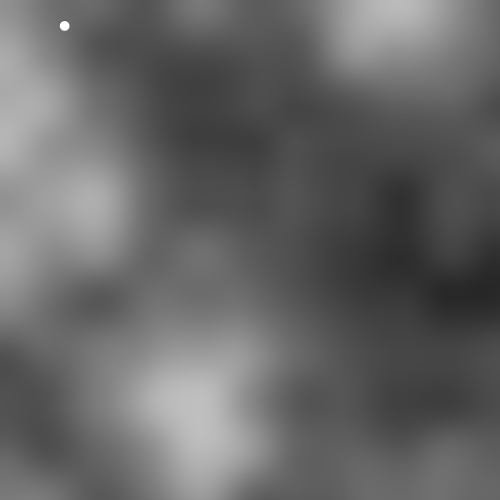
Frame 1 (no input)
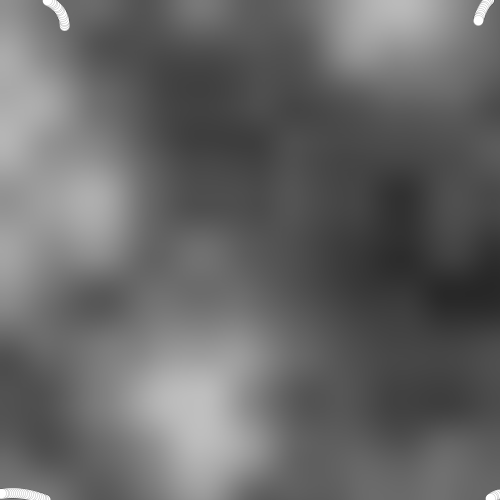
Frame 60 (the mouse pressed at the canvas centre just before this capture)
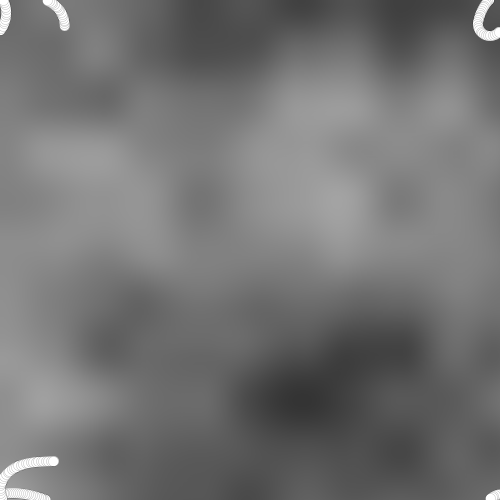
Frame 120 (the mouse held since frame 60 and released just before this capture)

The Processing sketch that drew these frames (run headless with seeded random() and noise(); from frame 60 on, the mouse is pressed at the canvas centre):

// Processing sketch: noiseDrawing
// ── noiseDrawing.pde
float scale=.005;

// PGraphics are Processing's core graphics and rendering context
// We can create and render to PGraphics objects off screen and treat as layers

PGraphics noise;
PGraphics path;

boolean showNoise=true; // use 'n' key to toggle
boolean showPath=true; // use 'p' key to toggle
boolean showMover=false; // use 'm' key to toggle

Mover mover = new Mover();

void setup() {
  size(500, 500);
  noise = createGraphics(width, height);
  path = createGraphics(width, height);
  background(255);
}

void draw() {
  
  background(255);
  
  // draw the noise to a PGraphics object
  drawNoise(noise);
  // display the noise?
  if (showNoise) image(noise, 0, 0);
  
  // use the coordinates of a mover to draw a path a PGraphics object
  drawPath(path, mover);
  // show the path?
  if (showPath) image(path, 0, 0);

  // calculate and apply the force from the noise
  mover.forceB(forceFromBrightness(noise, mover));
  // move the mover
  mover.update();
  // draw?
  if (showMover) mover.render();
  
}

float forceFromBrightness(PGraphics _graphic, Mover _mover){
  // grab the pixel value from where the mover is 
  color pixel = _graphic.pixels[int(_mover.position.x)+int(_mover.position.y)*width];
  
  float force = (brightness(pixel)/255)-0.5;
  return force;
}

void drawPath(PGraphics _graphic, Mover _mover) {
  _graphic.beginDraw();
  _graphic.strokeWeight(0);
  _graphic.fill(255);
  _graphic.circle(_mover.position.x, _mover.position.y, _mover.r*2);
  _graphic.endDraw();
}

void drawNoise(PGraphics _graphic) {
  noiseDetail(3);
  _graphic.beginDraw();
  _graphic.loadPixels();
  for ( int y = 0; y < height; y++ ) {
    for ( int x = 0; x < width; x++ ) {
      float noise = noise(x*scale, y*scale, scale*(mouseY+mouseX)/2);
      _graphic.pixels[y*width+x] = color(map(noise, 0, 1, 0, 255));
    }
  }
  _graphic.updatePixels();
  _graphic.endDraw();
}

// ── Mover.pde

class Mover {
  float k = 0.001; //friction coeff used for drag
  float maxforce = 10;
  float maxspeed = 5;
  boolean wrapEdges=true;
  boolean drag=true;

  float m = 1, r = 5;  
  PVector position = new PVector();
  PVector velocity = new PVector();
  PVector acceleration = new PVector();

  Mover() {
    position = new PVector(random(width), random(height));
    velocity = PVector.random2D().setMag(2);
  }

  Mover(float _x, float _y, float _m, float _r) {
    position = new PVector( _x, _y);
    m = _m;
    r = _r;
  }

  Mover(PVector _position, float _m, float _r) {
    position = _position.copy();
    m = _m;
    r = _r;
  }

  Mover(float _x, float _y) {
    position = new PVector( _x, _y);
  }
  
  // B for "magnetic field" force is perpendicular to the direction of motion
  void forceB(float _strength) {
    applyForce(velocity.copy().rotate(PI/2).setMag(velocity.mag()*_strength));
  }

  void drag() {
    // Magnitude is coefficient * speed squared
    applyForce(velocity.copy().setMag(-k*pow(velocity.mag(), 2)));
  }

  void applyForce(PVector _force) {
    // acceleration = force / mass
    acceleration.add(_force.limit(maxforce).div(m));
  }

  // Method to update position
  void update() {  
    position.add(velocity.add(acceleration).limit(maxspeed));
    acceleration.mult(0);
    if (drag)drag();
    if (wrapEdges) {
      boundaryWrap();
    } else {
      boundaryCollision();
    }
  }

  void render() {  
    stroke(0);
    strokeWeight(1);
    noFill();
    circle(position.x, position.y, 2*r);
  }

  void boundaryCollision() {
    if (position.x < 0  + r ) {
      velocity.x *= -1;
      position.x = r;
    }
    if (position.x > width - r) {
      velocity.x *= -1;
      position.x = width-r;
    }
    if (position.y < 0 + r ) {
      velocity.y *= -1;
      position.y = r;
    }
    if (position.y > height - r) {
      velocity.y *= -1;
      position.y = height-r;
    }
  }

  void boundaryWrap() {
    position.x=(position.x+width)%width;
    position.y=(position.y+height)%height;
  }
}

// ── keyBindings.pde
void keyPressed() {
  switch(key) {
  // ^ is XOR, true ^ true evaluates to false; false ^ true, evaluates to true
  // ^= is like any other assignment operator (+=, -=, *=, /=, %=, &=, |=)
  case 'p': // toggle path visibility
  showPath^=true;
    break;
  case 'n': // toggle noise visibility
  showNoise^=true; 
    break;
  case 'm': // toggle Mover visibility
  showMover^=true;
    break;
  }
}
